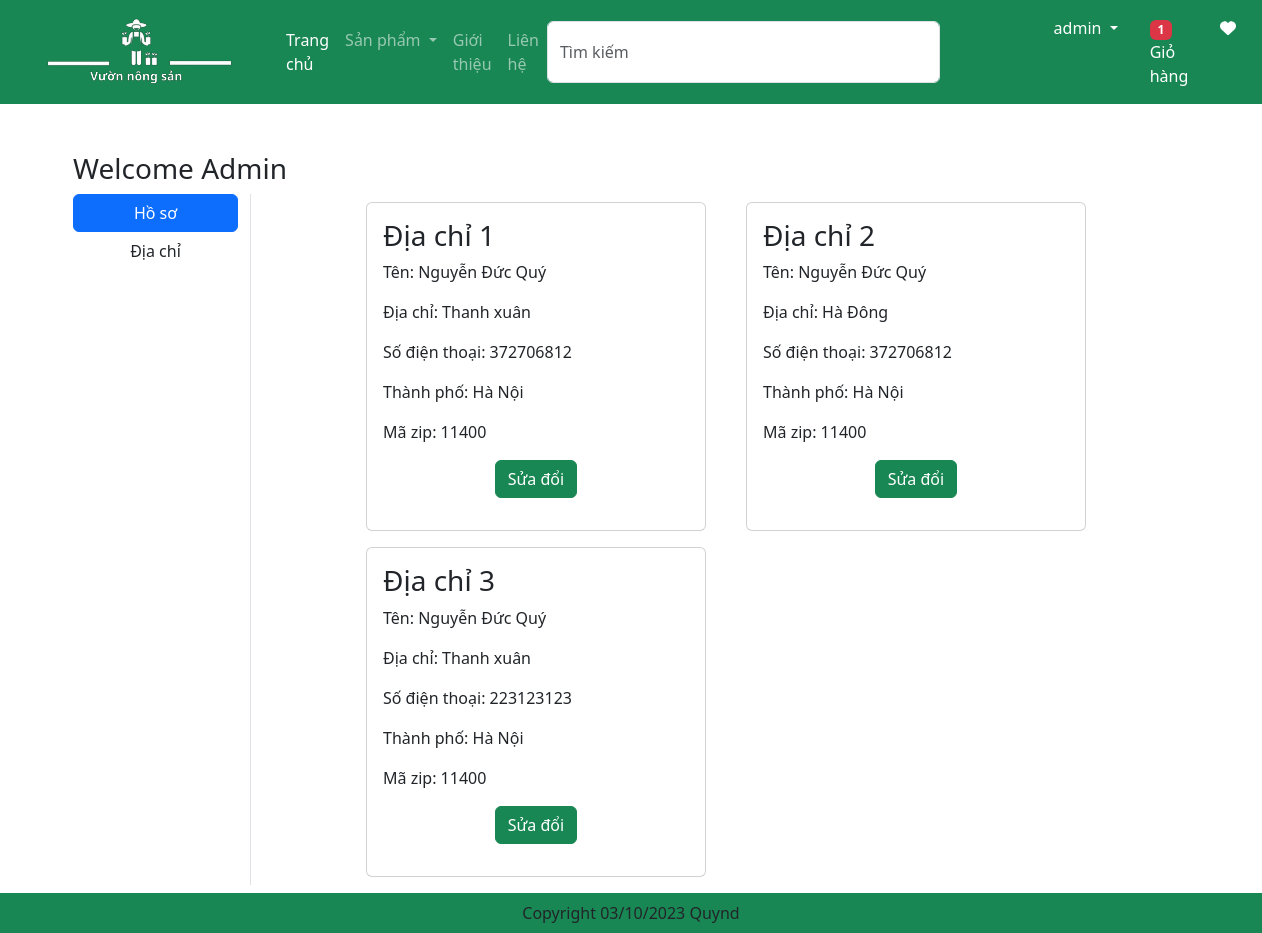
/address/ (signed in), run on an earlier commit of the app's database.
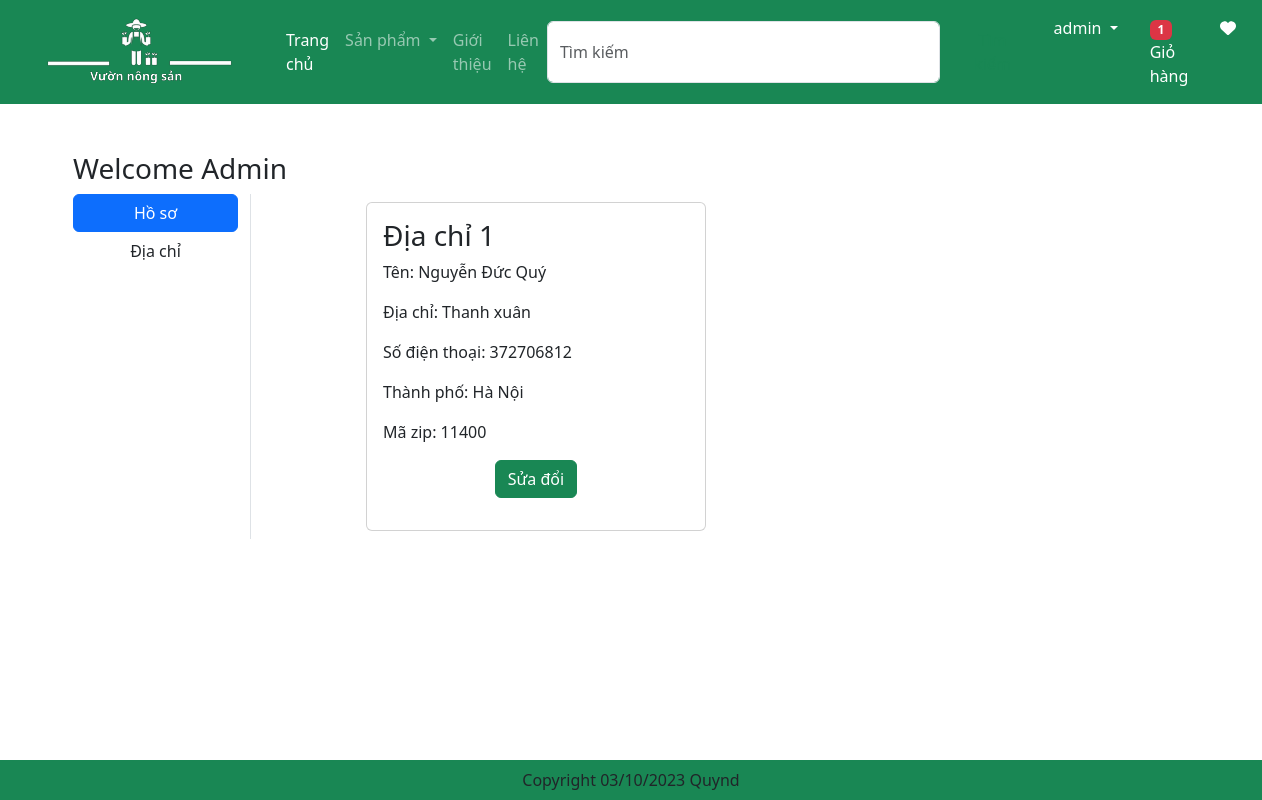
And on a later commit of the database.
### app/models.py (models this page shows, shortened)
class Customer(models.Model):
    user = models.ForeignKey(User, on_delete=models.CASCADE)
    name = models.CharField(max_length=200)
    locality = models.CharField(max_length=200)
    city = models.CharField(max_length=200)
    mobile = models.IntegerField(default=0)
    zipcode = models.IntegerField()

### app/views.py (the view)
# urls.py: path('address/', views.address, name='address'),
@login_required
def address(request):
    totalitem = 0
    wishitem = 0
    if request.user.is_authenticated:
        totalitem = len(Cart.objects.filter(user=request.user))
        wishitem = len(Wishlist.objects.filter(user=request.user))
    add = Customer.objects.filter(user=request.user)
    return render(request, 'app/address.html', locals())

### app/templates/app/address.html (shortened to what this page needs)
{% extends "app/base.html" %}
{% load static %}
{% block main-content %}
<div class="container my-5">
    <div class="row">
        <h3>Welcome <span class="text-capitalize">{{request.user}}</span> </h3>
        <div class="col-sm-2 border-end">
            <ul class="list-unstyled">
                <li class="d-grid"><a href="{% url 'profile'%}" class="btn btn-primary">Hồ sơ</a></li>
                <li class="d-grid"><a href="{% url 'address'%}" class="btn ">Địa chỉ</a></li>
            </ul>
        </div>
        <div class="col-sm-8 offset-sm-1">
            <div class="row">
                {% for ad in add %}
                    <div class="col-sm-6">
                        <div class="card m-2">
                            <div class="card-body">
                                <h3>Địa chỉ {{forloop.counter}} </h3>
                                <p>Tên: {{ad.name}}</p>
                                <p>Địa chỉ: {{ad.locality}}</p>
                                <p>Số điện thoại: {{ad.mobile}}</p>
                                <p>Thành phố: {{ad.city}}</p>
                                <p>Mã zip: {{ad.zipcode}}</p>
                                <p class="text-center"><a href="{% url 'updateAddress' pk=ad.id %}" type="button"
                                                          class="btn btn-success">Sửa đổi</a></p>
                            </div>
                        </div>
                    </div>
                {% endfor %}
            </div>
        </div>
    </div>
</div>
{% endblock main-content %}

What changed in the data, as far as the page shows it:
removed Customer: name "Nguyễn Đức Quý", locality "Hà Đông", mobile "372706812", city "Hà Nội", zipcode "11400"
removed Customer: name "Nguyễn Đức Quý", locality "Thanh xuân", mobile "223123123", city "Hà Nội", zipcode "11400"
